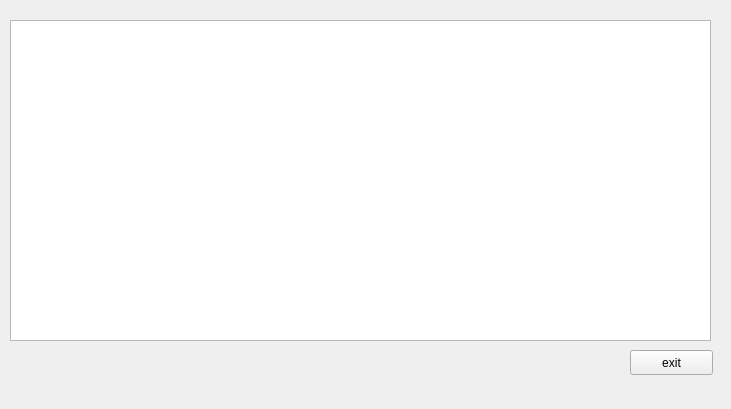
<?xml version="1.0" encoding="UTF-8"?>
<ui version="4.0">
 <class>pcwindow</class>
 <widget class="QDockWidget" name="pcwindow">
  <property name="geometry">
   <rect>
    <x>0</x>
    <y>0</y>
    <width>731</width>
    <height>409</height>
   </rect>
  </property>
  <property name="windowTitle">
   <string>DockWidget</string>
  </property>
  <widget class="QWidget" name="dockWidgetContents">
   <widget class="QPushButton" name="pushButton">
    <property name="geometry">
     <rect>
      <x>630</x>
      <y>350</y>
      <width>83</width>
      <height>25</height>
     </rect>
    </property>
    <property name="text">
     <string>exit</string>
    </property>
   </widget>
   <widget class="QListWidget" name="listWidget">
    <property name="geometry">
     <rect>
      <x>10</x>
      <y>20</y>
      <width>701</width>
      <height>321</height>
     </rect>
    </property>
   </widget>
  </widget>
 </widget>
 <resources/>
 <connections/>
</ui>
